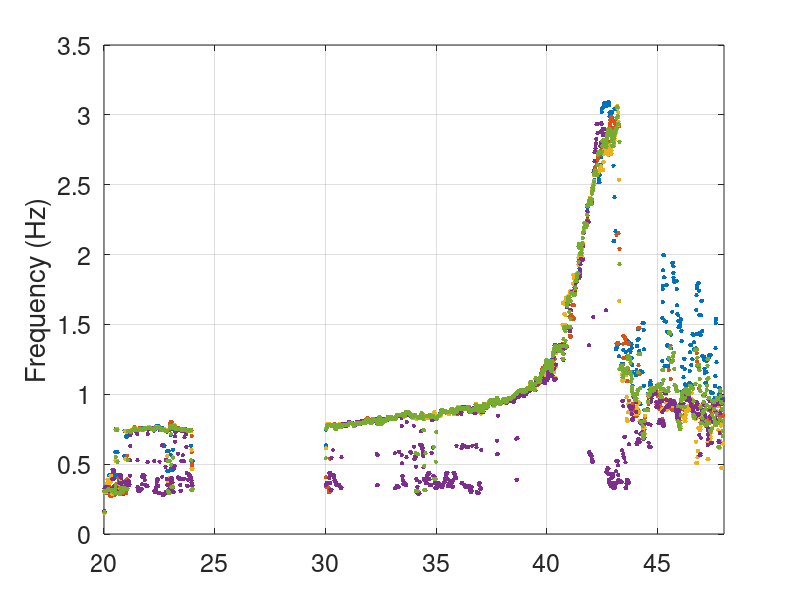

MATLAB code for this plot: (Note: this script raises an error after producing the figure.)
% BACKWARD %

clear all; clc;
set(0,'DefaultLineLineWidth',2);
set(0,'DefaultAxesFontSize',18);
cmap = get(gca,'ColorOrder');

addpath ../source/inv/
addpath ../source/resonance/
addpath ../source/SBPoperators/
 
%% LOAD INFRASOUND DATA %%

load etna2021_data_f0_Q.mat;

% isolate data of interest when signal from volcano dominates
tplot = [20 24 30 48];

% time vector in hours
t = data_t/3600;
f0 = data_f0;

% remove entries outside time windows of interest
tidx1 = find(t>tplot(1),1,'first');
t(1:tidx1) = [];
f0(:,1:tidx1) = [];

tidx2 = find(t>tplot(2),1,'first');
tidx3 = find(t>tplot(3),1,'first');
t(tidx2:tidx3) = [];
f0(:,tidx2:tidx3) = [];

tidx4 = find(t>tplot(4),1,'first');
t(tidx4:end) = [];
f0(:,tidx4:end) = [];

% apply smoothing
f0smooth = zeros(size(f0));
filt_length = 10;
for i = 1:5
    f0smooth(i,:) = medfilt1(f0(i,:),filt_length);
end

% plot peak frequency
figure(1); clf;
for j = 1:5
    plot(t,f0smooth(j,:),'.','MarkerSize',10);
    ylabel('Frequency (Hz)');
    xlim([min(tplot) max(tplot)]);
    grid on;
    hold on;
      
    F_MAX(j) = max(f0smooth(j,:));
end

FMAX = max(F_MAX);



%% Inversion %%%

load forwardOutput.mat

DEPTH_F0 = zeros(5,N);

% iterate over stations
figure(2); clf;
for j = 1:5
    j
    
    % iterate over time
    for k = 1:length(t)
        
        fval = f0smooth(j,k); % peak frequency value from data at station j at time k
        if isnan(fval)
            DEPTH_F0(j,k) = NaN;
        else
            tmp_f0 = abs(peak_freq - fval); % subtract freq value of interest from simulations
            [~,~,tmpmin_f0,imin_f0] = extrema(tmp_f0); % find local minimun
            
            if length(imin_f0) == 1
                DEPTH_F0(j,k) = d_sim(imin_f0);
            else
                DEPTH_F0(j,k) = d_sim(imin_f0(1));
            end
        end
        
        if DEPTH_F0(j,k) == depth
            DEPTH_F0(j,k) = NaN;
        end
        
    end
    
    % plot results. each station should be a different plot with the
    % three different sound speeds
    plot(t, DEPTH_F0(j,:),'.','MarkerSize',10);
    hold on;
    xlabel('Time (hrs) since 00:00 on Feb 19, 2021');
    ylabel('Depth (m)');
    set(gca,'YDir','Reverse');
    grid on;
    xlim([min(tplot) max(tplot)]);
    ylim([50 300])
    title('Non-smoothed Depths');
    
end

return


%% Divide data into the two time sections. Smooth data using movmean

tidx = find(t > 30,1,'first');

t1 = t(1:tidx-1);
t2 = t(tidx:end);

D1 = DEPTH_F0(:,1:tidx-1);
D2 = DEPTH_F0(:,tidx:end);

sl_time = 0.75; % one hour smoothing length
dt = t(2)-t(1);
sl = round(sl_time/dt)

figure(3); clf;
for j = 1:5
    DS1(j,:) = movmean(D1(j,:),sl);
    DS2(j,:) = movmean(D2(j,:),sl);
    
    plot(t1,D1(j,:),'.','Color',cmap(j,:));
    hold on;
    plot(t2,D2(j,:),'.','Color',cmap(j,:));


    plot(t1,DS1(j,:),'-','Color',cmap(j,:));
    hold on;
    plot(t2,DS2(j,:),'-','Color',cmap(j,:));
end

set(gca,'YDir','Reverse');
xlabel('Time');
ylabel('Depth');
title('Smoothed Depths');

%% Calculate radius and area as a function of time %%

% load and plot crater geometry
load EtnaGeomCRes.mat
R0 = shape(:,2);
D = shape(:,1);
figure(4); clf;
plot(R0,D,'k');
hold on;
set(gca,'YDir','Reverse');
plot(-R0,D,'k');
xlabel('Radius (m)');
ylabel('Depth (m)');

% calculate cross-sectional area as a function of depth
A = pi*R0.^2;
figure(5); clf;
plot(A,D);
xlabel('Cross-Sectional Area (m^2)');
ylabel('Depth (m)');
set(gca,'YDir','Reverse');


% plot depth, radius, and cross-sectional area as a function of time
figure(6); clf;
R1 = zeros(size(DS1));
R2 = zeros(size(DS2));
A1 = zeros(size(DS1));
A2 = zeros(size(DS2));
for i = 1:5
    
    % plot depth
    subplot(1,3,1);
    plot(t1, DS1(i,:),'.','Color',cmap(i,:));
    hold on;
    plot(t2, DS2(i,:),'.','Color',cmap(i,:));
    set(gca,'YDir','Reverse');
    title('Depth');

    % for each depth, find corresponding value of radii
    for j = 1:length(DS1(i,:))
        d_find = DS1(i,j);
        if isnan(d_find)
            R1(i,j) = NaN;
        else
            d_idx = find(D <= d_find,1,'first')
            r_tmp = R0(d_idx);
            R1(i,j) = r_tmp;
        end
    end
    
    for j = 1:length(DS2(i,:))
        d_find = DS2(i,j);
        if isnan(d_find)
            R2(i,j) = NaN;
        else
            d_idx = find(d_find >= D,1,'first');
            r_tmp = R0(d_idx);
            R2(i,j) = r_tmp;
        end
    end
    
    % plot radius
    subplot(1,3,2);
    plot(t1, R1(i,:),'.','Color',cmap(i,:));
    hold on;
    plot(t2, R2(i,:),'.','Color',cmap(i,:));
    title('Radius');
    
    % plot cross-sectional area
    A1(i,:) = pi*R1(i,:).^2;
    A2(i,:) = pi*R2(i,:).^2;
    subplot(1,3,3);
    plot(t1, A1(i,:),'.','Color',cmap(i,:));
    hold on;
    plot(t2, A2(i,:),'.','Color',cmap(i,:));
    title('Area');
end


%% Differentiate to get magma ascent rate %%

t1d = t1(1:end-1)+dt/2; % time vectors for differentiation
t2d = t2(1:end-1)+dt/2; % time vectors for differentiation

figure(7); clf;

for i = 1:5
    M1(i,:) = diff(DS1(i,:))./dt; % magma ascent rate in m/hr
    M2(i,:) = diff(DS2(i,:))./dt; % magma ascent rate in m/hr
    
    plot(t1d, M1(i,:),'.','Color',cmap(i,:),'MarkerSize',10);
    hold on;
    plot(t2d, M2(i,:),'.','Color',cmap(i,:),'MarkerSize',10);
    ylim([-10 50]);
    grid on;

end
xlabel('Time (hours)');
ylabel('Ascent Velocity (m/hr)');
ylim([-10 50]);
grid on;


%% Calculate volume flux of magma

% calculate volume flux by multiplying cross-sectional area with magma
% ascent velocity
A1d = A1(:,1:end-1);
A2d = A2(:,1:end-1);
VolFlux1 = zeros(size(A1d));
VolFlux2 = zeros(size(A2d));
figure(8); clf;
for i = 1:5
    VolFlux1(i,:) = -M1(i,:) .* A1d(i,:);
    VolFlux2(i,:) = -M2(i,:) .* A2d(i,:);
    plot(t1d, VolFlux1(i,:),'.','Color',cmap(i,:),'MarkerSize',10);
    hold on;
    plot(t2d, VolFlux2(i,:),'.','Color',cmap(i,:),'MarkerSize',10);
    ylim([-5000 15000])
grid on;
end
grid on;
xlabel('Time (hr since 00:00 19 Feb 2021)');
ylabel('Magma Volume Flux (m^3/hr)');

%% save %%

save('inversionOutput.mat');

%% Make figure for paper

figure(10); clf;
for i = 1:5
    
    % frequency
    subplot(4,1,1);
    plot(t,f0smooth(i,:),'.','MarkerSize',10);
    ylabel('Frequency (Hz)');
    grid on; hold on;
      
    % depth
    subplot(4,1,2);
    plot(t1,D1(i,:),'.','Color',cmap(i,:));
    hold on;
    plot(t2,D2(i,:),'.','Color',cmap(i,:));
    set(gca,'YDir','Reverse');
    ylabel('Depth (m)'); grid on;
    
    % ascent velocity
    subplot(4,1,3);
    plot(t1d, -M1(i,:),'.','Color',cmap(i,:),'MarkerSize',10);
    hold on; grid on;
    plot(t2d, -M2(i,:),'.','Color',cmap(i,:),'MarkerSize',10);
    ylabel('Ascent Velocity (m/hr)');
    ylim([-20 60])
    
    % volume flux
    subplot(4,1,4);
    plot(t1d, VolFlux1(i,:),'.','Color',cmap(i,:),'MarkerSize',10);
    hold on; grid on;
    plot(t2d, VolFlux2(i,:),'.','Color',cmap(i,:),'MarkerSize',10);
    ylabel('Volume Flux');
    ylim([-5000 15000])
end





